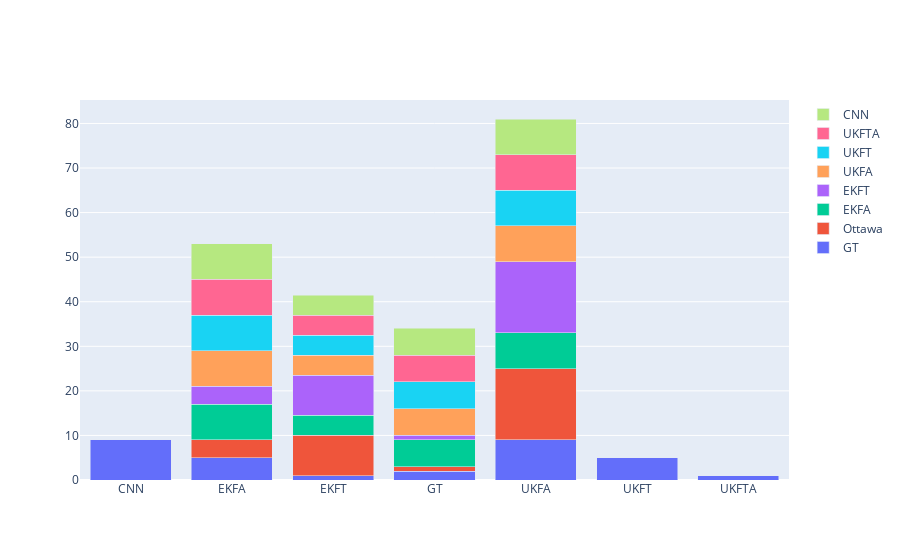

The notebook cell this image was saved under:
### Code cell
import plotly.graph_objects as go

x=['GT', 'EKFA', 'EKFT', 'UKFA', 'UKFT', 'UKFTA', 'CNN']
fig = go.Figure(go.Bar(x=x, y=[2,5,1,9,5,1,9], name='GT'))
fig.add_trace(go.Bar(x=x, y=[1, 4, 9, 16], name='Ottawa'))
fig.add_trace(go.Bar(x=x, y=[6, 8, 4.5, 8], name='EKFA'))
fig.add_trace(go.Bar(x=x, y=[1, 4, 9, 16], name='EKFT'))
fig.add_trace(go.Bar(x=x, y=[6, 8, 4.5, 8], name='UKFA'))
fig.add_trace(go.Bar(x=x, y=[6, 8, 4.5, 8], name='UKFT'))
fig.add_trace(go.Bar(x=x, y=[6, 8, 4.5, 8], name='UKFTA'))
fig.add_trace(go.Bar(x=x, y=[6, 8, 4.5, 8], name='CNN'))


fig.update_layout(barmode='stack', xaxis={'categoryorder':'category ascending'})
fig.show()

### Figure 1 — Plotly figure (JSON) as saved in the notebook; plotly's stock layout.template omitted (floating-point values rounded to 4 significant figures)
{"data": [{"name": "GT", "type": "bar", "x": ["GT", "EKFA", "EKFT", "UKFA", "UKFT", "UKFTA", "CNN"], "y": [2, 5, 1, 9, 5, 1, 9]}, {"name": "Ottawa", "type": "bar", "x": ["GT", "EKFA", "EKFT", "UKFA", "UKFT", "UKFTA", "CNN"], "y": [1, 4, 9, 16]}, {"name": "EKFA", "type": "bar", "x": ["GT", "EKFA", "EKFT", "UKFA", "UKFT", "UKFTA", "CNN"], "y": [6, 8, 4.5, 8]}, {"name": "EKFT", "type": "bar", "x": ["GT", "EKFA", "EKFT", "UKFA", "UKFT", "UKFTA", "CNN"], "y": [1, 4, 9, 16]}, {"name": "UKFA", "type": "bar", "x": ["GT", "EKFA", "EKFT", "UKFA", "UKFT", "UKFTA", "CNN"], "y": [6, 8, 4.5, 8]}, {"name": "UKFT", "type": "bar", "x": ["GT", "EKFA", "EKFT", "UKFA", "UKFT", "UKFTA", "CNN"], "y": [6, 8, 4.5, 8]}, {"name": "UKFTA", "type": "bar", "x": ["GT", "EKFA", "EKFT", "UKFA", "UKFT", "UKFTA", "CNN"], "y": [6, 8, 4.5, 8]}, {"name": "CNN", "type": "bar", "x": ["GT", "EKFA", "EKFT", "UKFA", "UKFT", "UKFTA", "CNN"], "y": [6, 8, 4.5, 8]}], "layout": {"barmode": "stack", "xaxis": {"categoryorder": "category ascending"}}}
